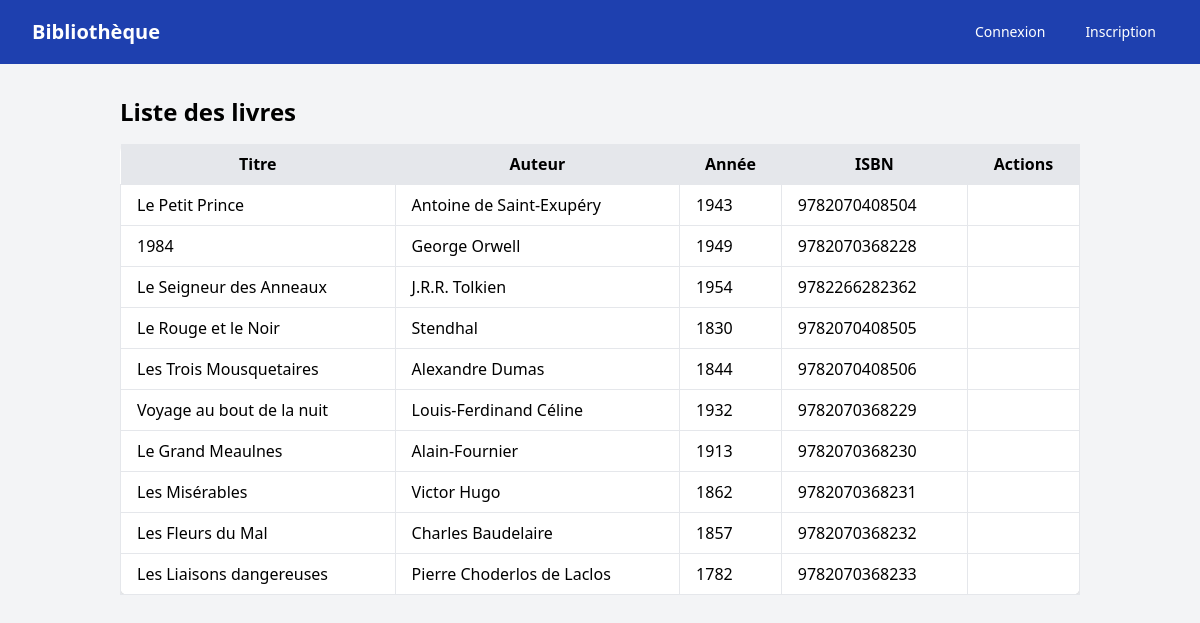
The page / on the database its author committed.
### tables this page shows
CREATE TABLE livres (
  id INT AUTO_INCREMENT PRIMARY KEY,
  titre VARCHAR(255) NOT NULL,
  auteur VARCHAR(255) NOT NULL,
  annee INT NOT NULL,
  isbn VARCHAR(20) NOT NULL
);

### app/Controllers/LivreController.php (called while the page is built, shortened)
<?php
    class LivreController {
      private $livreModel;
      public function __construct($livreModel) {
        $this->livreModel = $livreModel;
      }
      public function index() {
        $livres = $this->livreModel->getAll();
        require 'views/livres/index.php';
      }
    }

### app/Models/Livre.php (called while the page is built, shortened)
<?php
    class Livre {
      private $pdo;
      public function __construct($pdo) {
        $this->pdo = $pdo;
      }
      public function getAll() {
        $query = $this->pdo->query("SELECT * FROM livres");
        return $query->fetchAll(PDO::FETCH_ASSOC);
      }
    }

### views/livres/index.php (the view, shortened to what this page needs)
<?php require 'templates/header.php'; ?>
<div class="p-4">
  <h1 class="text-2xl font-bold mb-4">Liste des livres</h1>
  <?php if (!empty($livres)): ?>
    <div class="overflow-x-auto">
      <table class="min-w-full bg-white shadow-md rounded-lg">
        <thead class="bg-gray-200">
          <tr>
            <th class="px-4 py-2">Titre</th>
            <th class="px-4 py-2">Auteur</th>
            <th class="px-4 py-2">Année</th>
            <th class="px-4 py-2">ISBN</th>
            <th class="px-4 py-2">Actions</th>
          </tr>
        </thead>
        <tbody>
          <?php foreach ($livres as $livre): ?>
            <tr class="hover:bg-gray-50">
              <td class="border px-4 py-2"><?= htmlspecialchars($livre['titre']) ?></td>
              <td class="border px-4 py-2"><?= htmlspecialchars($livre['auteur']) ?></td>
              <td class="border px-4 py-2"><?= htmlspecialchars($livre['annee']) ?></td>
              <td class="border px-4 py-2"><?= htmlspecialchars($livre['isbn']) ?></td>
              <td class="border px-4 py-2">
              </td>
            </tr>
          <?php endforeach; ?>
        </tbody>
      </table>
    </div>
  <?php else: ?>
    <p class="text-gray-600">Aucun livre trouvé.</p>
  <?php endif; ?>
</div>
<?php require 'templates/footer.php'; ?>

### index.php (shortened to what this page needs)
<?php
require 'config/database.php';
require 'app/Controllers/LivreController.php';
$livreController = new LivreController($livreModel);
$route = $_GET['route'] ?? 'home';
switch ($route) {
  default:
    $livreController->index();
}

### templates/header.php (shortened to what this page needs)
<!DOCTYPE html>
<html lang="fr">
<head>
  <script src="https://cdn.tailwindcss.com"></script>
</head>
<body class="bg-gray-100">
  <nav class="bg-blue-800">
    <div class="max-w-7xl mx-auto px-4 sm:px-6 lg:px-8">
      <div class="flex items-center justify-between h-16">
        <div class="flex items-center">
          <a href="/" class="text-white text-xl font-bold">Bibliothèque</a>
        </div>
        <div class="hidden md:flex items-center space-x-4">
          <?php if (isset($_SESSION['user_id'])): ?>
            <a href="/" class="text-white hover:bg-blue-700 px-3 py-2 rounded-md text-sm font-medium">Accueil</a>
            <a href="/?route=mes-emprunts" class="text-white hover:bg-blue-700 px-3 py-2 rounded-md text-sm font-medium">Mes Emprunts</a>
            <a href="/?route=profile" class="text-white hover:bg-blue-700 px-3 py-2 rounded-md text-sm font-medium">Profil</a>
            <?php if ($_SESSION['role'] === 'admin'): ?>
              <a href="/?route=create" class="text-white hover:bg-blue-700 px-3 py-2 rounded-md text-sm font-medium">Ajouter un livre</a>
            <?php endif; ?>
            <a href="/?route=logout" class="text-white hover:bg-blue-700 px-3 py-2 rounded-md text-sm font-medium">Déconnexion</a>
          <?php else: ?>
            <a href="/?route=login" class="text-white hover:bg-blue-700 px-3 py-2 rounded-md text-sm font-medium">Connexion</a>
            <a href="/?route=register" class="text-white hover:bg-blue-700 px-3 py-2 rounded-md text-sm font-medium">Inscription</a>
          <?php endif; ?>
        </div>
      </div>
    </div>
  </nav>
  <div class="container mx-auto p-4  min-h-screen">

### templates/footer.php (shortened to what this page needs)
</div>
    </body>
    </html>

### rows shown on the page
livres: titre "Le Petit Prince", auteur "Antoine de Saint-Exupéry", annee "1943", isbn "9782070408504"
livres: titre "1984", auteur "George Orwell", annee "1949", isbn "9782070368228"
livres: titre "Le Seigneur des Anneaux", auteur "J.R.R. Tolkien", annee "1954", isbn "9782266282362"
livres: titre "Le Rouge et le Noir", auteur "Stendhal", annee "1830", isbn "9782070408505"
livres: titre "Les Trois Mousquetaires", auteur "Alexandre Dumas", annee "1844", isbn "9782070408506"
livres: titre "Voyage au bout de la nuit", auteur "Louis-Ferdinand Céline", annee "1932", isbn "9782070368229"
livres: titre "Le Grand Meaulnes", auteur "Alain-Fournier", annee "1913", isbn "9782070368230"
livres: titre "Les Misérables", auteur "Victor Hugo", annee "1862", isbn "9782070368231"
livres: titre "Les Fleurs du Mal", auteur "Charles Baudelaire", annee "1857", isbn "9782070368232"
livres: titre "Les Liaisons dangereuses", auteur "Pierre Choderlos de Laclos", annee "1782", isbn "9782070368233"
